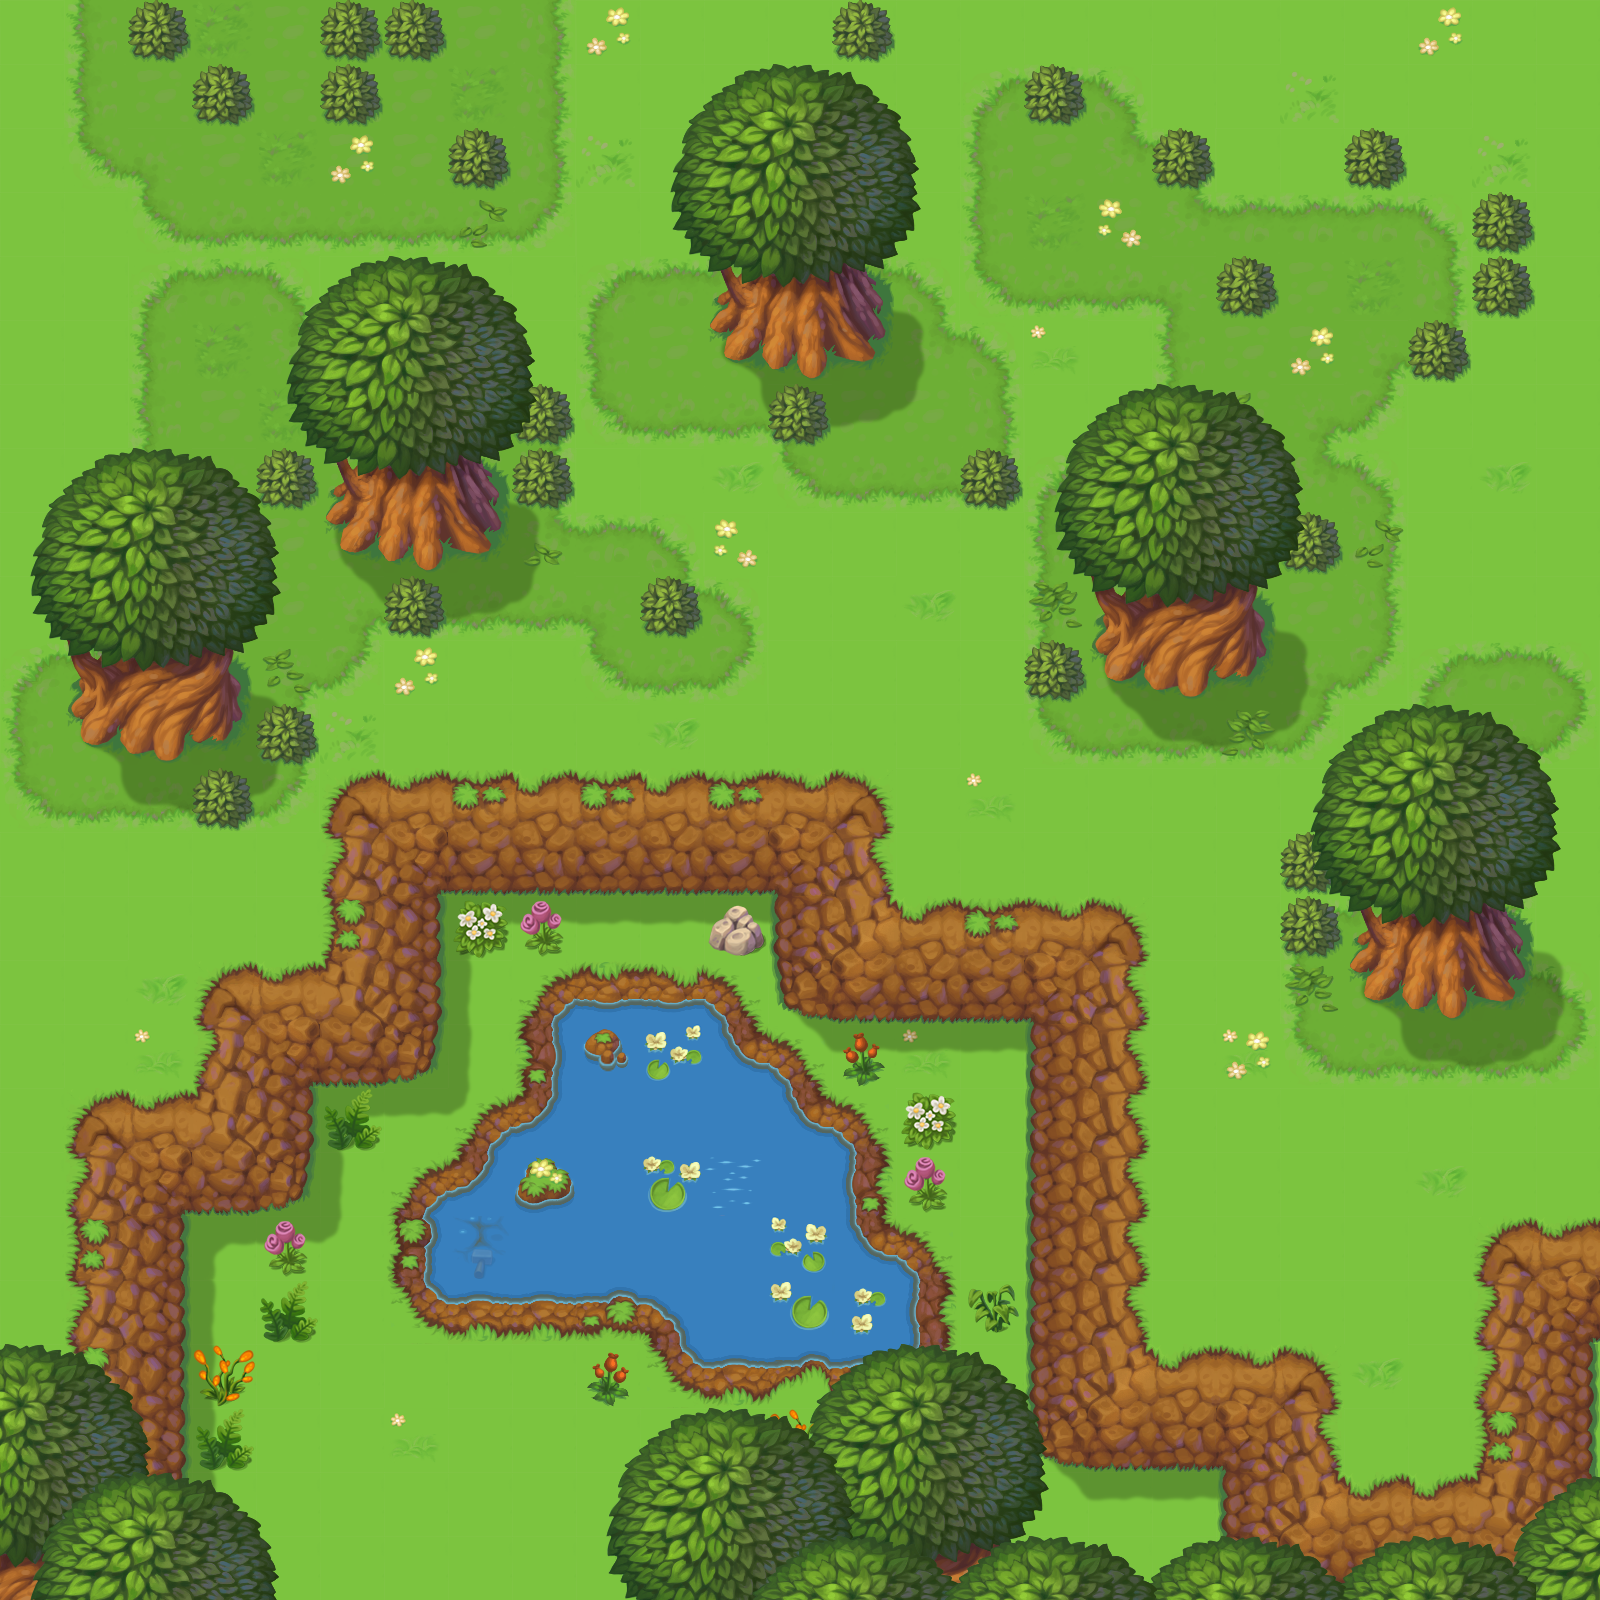

The image is a tile-based game level rendered from a .tmx file. Its description and source (layers, tilesets, objects; grid data summarised) follow:
An orthogonal 25x25 tile map with 64x64 px tiles, 7 tile layers (Ground, Shadows, Decorations, Obstacles_low, ...), 4 tilesets and 1 object (map_1).

<map version="1.5" tiledversion="1.5.0" orientation="orthogonal" renderorder="right-down" compressionlevel="0" width="25" height="25" tilewidth="64" tileheight="64" infinite="0" nextlayerid="13" nextobjectid="4">
 <editorsettings>
  <export target="In front of the Uncle_s cottage hidden area.json" format="json" />
 </editorsettings>
 <tileset firstgid="1" source="All_terrain@64x64.tsx" />
 <tileset firstgid="305" source="Grassland-hills-rocks@64x64.tsx" />
 <tileset firstgid="561" source="Extra_objects@64x64.tsx" />
 <tileset firstgid="817" source="Shadows@64x64_all.tsx" />
 <layer id="1" name="Ground" width="25" height="25">
  <data>[625 cells, 578 non-empty, 18 distinct tile ids]</data>
 </layer>
 <objectgroup id="12" name="Portals">
  <object id="2" name="map_1" x="276" y="1550" width="324" height="50" />
 </objectgroup>
 <layer id="3" name="Shadows" width="25" height="25">
  <data>[625 cells, 112 non-empty, 18 distinct tile ids]</data>
 </layer>
 <layer id="4" name="Decorations" width="25" height="25">
  <data>[625 cells, 30 non-empty, 11 distinct tile ids]</data>
 </layer>
 <layer id="5" name="Obstacles_low" width="25" height="25">
  <data>[625 cells, 210 non-empty, 59 distinct tile ids]</data>
 </layer>
 <layer id="6" name="Obstacles_high" width="25" height="25">
  <data>[625 cells, 10 non-empty, 9 distinct tile ids]</data>
 </layer>
 <layer id="7" name="Above_low" width="25" height="25">
  <data>[625 cells, 121 non-empty, 17 distinct tile ids]</data>
 </layer>
 <layer id="10" name="Above_high" width="25" height="25">
  <data>[625 cells, 27 non-empty, 10 distinct tile ids]</data>
 </layer>
</map>
